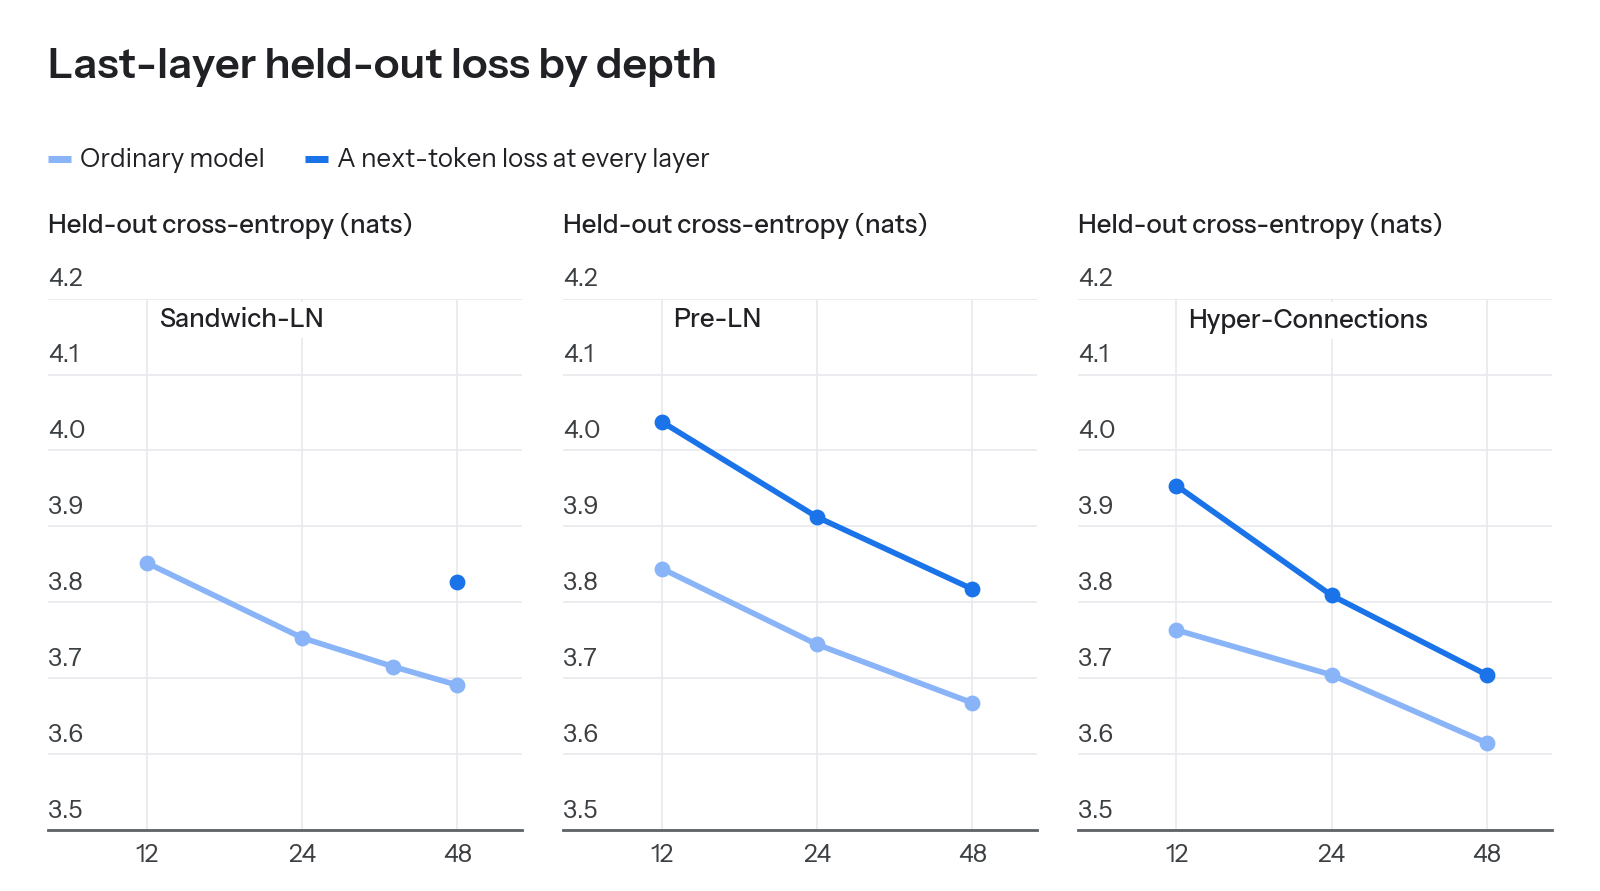

Reproduce this figure in Python.
"""Candidate core figure of a blog: last-layer held-out loss by depth, ordinary models against models with a next-token loss at every layer. Contains measured results only; one run per point. Not a page figure yet.

Data: ../../pls_blog/d48g4.npz (eval/L{k}/loss of the last layer: Pre-LN and HC at 12, 24, 48 layers, runs -sep-bbfrozen-<design> ordinary, -sep-<design> every layer; Sandwich-LN at 48), ../../pls_blog/d48ref.json (ordinary Sandwich-LN at 12, 24, 36). Same width 512, recipe and 2.6B tokens at every depth. x axis log2 depth.
Output: depth_gain_1104.{pdf,png}."""
import json
from pathlib import Path

import numpy as np
from style import *

HERE = Path(__file__).parent
apply_style()
B = HERE.parents[1] / "pls_blog"
Z = np.load(B / "d48g4.npz", allow_pickle=True)
ref = json.load(open(B / "d48ref.json"))
def ev(t):
    return float(Z[t + "/eval"][-1])
P = [("Sandwich-LN", {12: ref["12"]["eval"], 24: ref["24"]["eval"], 36: ref["36"]["eval"], 48: ev("-sep-bbfrozen-vs-d48-g4")}, {48: ev("-sep-vs-d48-g4")}),
     ("Pre-LN", {d: ev(f"-sep-bbfrozen-apreln-vs-d{d}" + ("-g4" if d == 48 else "")) for d in (12, 24, 48)}, {d: ev(f"-sep-apreln-vs-d{d}" + ("-g4" if d == 48 else "")) for d in (12, 24, 48)}),
     ("Hyper-Connections", {d: ev(f"-sep-bbfrozen-ahc-vs-d{d}" + ("-g4" if d == 48 else "")) for d in (12, 24, 48)}, {d: ev(f"-sep-ahc-vs-d{d}" + ("-g4" if d == 48 else "")) for d in (12, 24, 48)})]
fig, axes = canvas(1, 3, width=WIDTH_TEXT, panel_height=2.1, title="Last-layer held-out loss by depth", legend=[("Ordinary model", LIGHT), ("A next-token loss at every layer", BLUE)], quantity="Held-out cross-entropy (nats)")
for a, (name, o, s) in zip(np.ravel(axes), P):
    x = sorted(o); a.plot(np.log2(x), [o[d] for d in x], color=LIGHT, lw=1.6, marker="o", ms=3.5)
    x = sorted(s); a.plot(np.log2(x), [s[d] for d in x], color=BLUE, lw=1.6, marker="o", ms=3.5)
    nice_y(a, 3.55, 4.05, fmt="{:.1f}")
    a.set_xlim(np.log2(10), np.log2(56))
    a.set_xticks(np.log2([12, 24, 48])); a.set_xticklabels(["12", "24", "48"])
    room(a)
    panel_label(a, name)
    print(name, {k: round(v, 3) for k, v in o.items()}, {k: round(v, 3) for k, v in s.items()}, "gain 12 to 48", round(o[12] - o[48], 3), "cost at 48", round(s[48] - o[48], 3), "share", round((s[48] - o[48]) / (o[12] - o[48]), 2))
save(fig, HERE / "depth_gain_1104")
